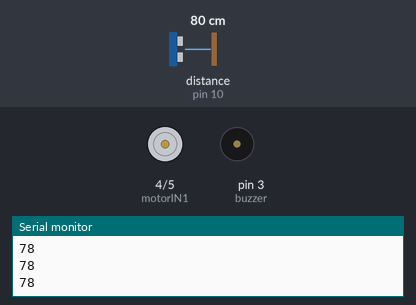
Simulated run of this sketch. Board: Arduino Uno, built with avr-gcc and run on an emulated ATmega328P. Parts: motor-driver pin pairs drawn as motors (green arrow = first pin HIGH = forward, orange = second pin HIGH = backward, longer = more drive), buzzer (waves = sounding, pin HIGH), the last lines printed to the serial monitor. Wiring (inferred from the names in the program): ultrasonic range finder: trigger pin 9; echo pin 10. Inputs (shaded band) come from the test bench; at power-on: distance to the obstacle (sensor on pin 10) 80 cm. The echo pulse lasts 58.3 µs per cm; pins used as bus, display or sensor lines are not drawn.

Above: at 1.2 s.
1.3 s: distance to the obstacle (sensor on pin 10) set to 56 cm
2.8 s: distance to the obstacle (sensor on pin 10) set to 46 cm
At 3.5 s:
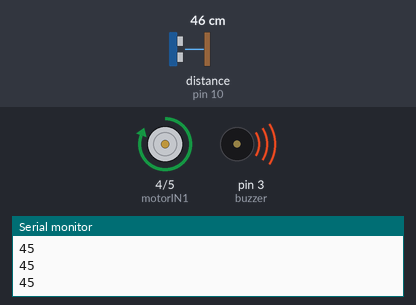
4.3 s: distance to the obstacle (sensor on pin 10) set to 60 cm
At 5.6 s:
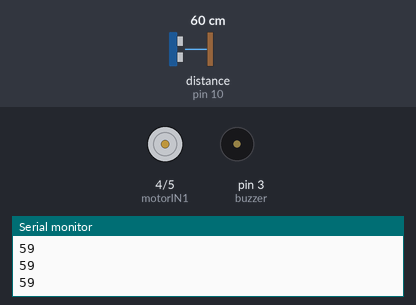
5.9 s: distance to the obstacle (sensor on pin 10) set to 2 cm
At 6.5 s:
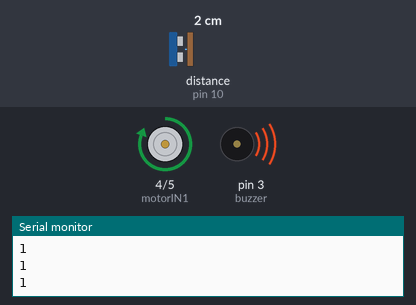
Timing chart, 0 to 8.4 s (numbered marks = the images above; inputs shaded):
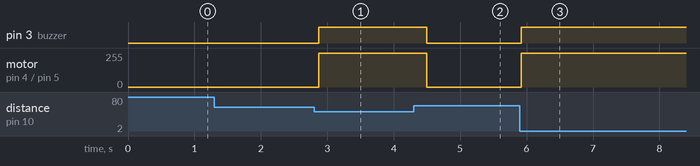

Measured:
- the behaviour switches between 51 and 50 cm on distance to the obstacle (sensor on pin 10) (found by bisection; images 0 and 1)
- after the input at 2.8 s, pin 3 (buzzer): LOW → HIGH after 0.07 s; motor on pin 4 (motorIN1) / pin 5 (motorIN2): stopped → forward 255/255 after 0.07 s
- after the input at 4.3 s, pin 3 (buzzer): HIGH → LOW after 0.20 s; motor on pin 4 (motorIN1) / pin 5 (motorIN2): forward 255/255 → stopped after 0.20 s
- after the input at 5.9 s, pin 3 (buzzer): LOW → HIGH at once; motor on pin 4 (motorIN1) / pin 5 (motorIN2): stopped → forward 255/255 at once

The sketch:

ArduinoCode.ino
```cpp
const int trigPin = 9;
const int echoPin = 10;
const int buzzer = 3;
const int motorIN1 = 4;
const int motorIN2 = 5;

long duration;
int distance;

void setup() {
  pinMode(trigPin, OUTPUT);
  pinMode(echoPin, INPUT);
  pinMode(buzzer, OUTPUT);
  pinMode(motorIN1, OUTPUT);
  pinMode(motorIN2, OUTPUT);
  digitalWrite(motorIN2, LOW);
  Serial.begin(9600);
}

void loop() {
  // Send ultrasonic pulse
  digitalWrite(trigPin, LOW);
  delayMicroseconds(3);
  digitalWrite(trigPin, HIGH);
  delayMicroseconds(10);
  digitalWrite(trigPin, LOW);

  // Read echo
  duration = pulseIn(echoPin, HIGH);
  distance = duration * 0.034 / 2;
  Serial.println(distance);


  if ( distance < 50) {
    digitalWrite(buzzer, HIGH);
    digitalWrite(motorIN1, HIGH);
  } else {
    digitalWrite(buzzer, LOW);
    digitalWrite(motorIN1, LOW);
  }
  delay(200);
}
```
